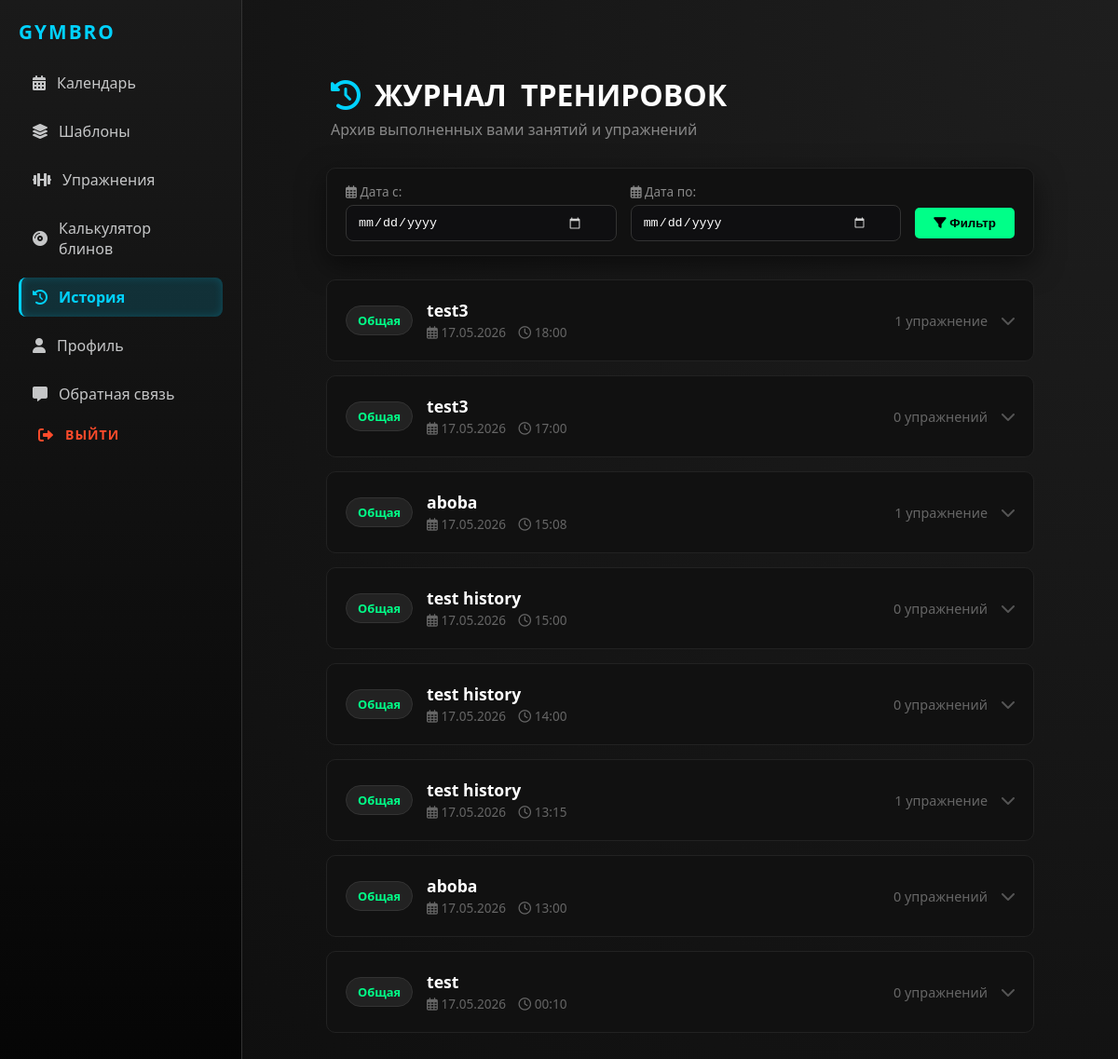
The page /web/history (signed in) on the database its author committed.
### tables this page shows
CREATE TABLE workout_sessions (
    id INTEGER PRIMARY KEY,
    user_id INTEGER NOT NULL,
    template_id INTEGER,
    name TEXT,
    date TEXT NOT NULL,
    times INTEGER,
    notes TEXT,
    status TEXT NOT NULL CHECK (status IN ('planned', 'completed', 'missed')),
    FOREIGN KEY (user_id) REFERENCES users(id) ON DELETE CASCADE,
    FOREIGN KEY (template_id) REFERENCES workout_templates(id) ON DELETE SET NULL
);

### backend/main.py (the view)
@app.get("/web/history", response_class=HTMLResponse, tags=["Web UI"])
async def show_history_page(
    request: Request,
    date_from: Optional[str] = Query(None),
    date_to: Optional[str] = Query(None)
):
    user_id = request.cookies.get("user_id")
    if not user_id:
        return RedirectResponse(url="/", status_code=303)
    conn = get_db_connection()
    conn.row_factory = sqlite3.Row
    cur = conn.cursor()
    query = """
        SELECT ws.id, ws.name, ws.date, ws.template_id, wt.category as template_category
        FROM workout_sessions ws
        LEFT JOIN workout_templates wt ON ws.template_id = wt.id
        WHERE ws.user_id = ? AND ws.status = 'completed'
    """
    params = [int(user_id)]
    if date_from:
        query += " AND substr(ws.date, 1, 10) >= ?"
        params.append(date_from)
    if date_to:
        query += " AND substr(ws.date, 1, 10) <= ?"
        params.append(date_to)
    query += " ORDER BY ws.date DESC"
    cur.execute(query, tuple(params))
    sessions_rows = cur.fetchall()
    sessions = []
    for row in sessions_rows:
        session_dict = dict(row)
        session_id = session_dict['id']
        workout_name = (session_dict.get('name') or "").lower()
        db_category = session_dict.get('template_category')
        if not db_category:
            if any(word in workout_name for word in ["жим", "присед", "тяга", "грудь", "руки", "спина", "ноги", "силов", "бицепс", "трицепс"]):
                session_dict['category'] = "Силовая"
            elif any(word in workout_name for word in ["бег", "кардио", "вело", "дорожка", "эллипс", "скакалка", "кросс"]):
                session_dict['category'] = "Кардио"
            elif any(word in workout_name for word in ["растяж", "шпагат", "гибкост", "flex"]):
                session_dict['category'] = "Растяжка"
            elif any(word in workout_name for word in ["йога", "yoga", "асана", "медитац"]):
                session_dict['category'] = "Йога"
            else:
                session_dict['category'] = "Общая" # Если вообще ничего не совпало
        else:
            session_dict['category'] = db_category
        cur.execute("""
            SELECT se.sets, se.reps, se.weight, se.notes, e.name as exercise_name
            FROM session_exercises se
            JOIN exercises e ON se.exercise_id = e.id
            WHERE se.session_id = ?
        """, (session_id,))
        exercises_rows = cur.fetchall()
        session_dict['exercises'] = [dict(ex) for ex in exercises_rows]
        try:
            dt_str = session_dict['date'].replace('Z', '')
            if 'T' in dt_str:
                dt = datetime.fromisoformat(dt_str)
            else:
                dt = datetime.strptime(dt_str, "%Y-%m-%d %H:%M:%S")
            session_dict['formatted_date'] = dt.strftime("%d.%m.%Y")
            session_dict['formatted_time'] = dt.strftime("%H:%M")
        except:
            session_dict['formatted_date'] = session_dict['date']
            session_dict['formatted_time'] = ""
        sessions.append(session_dict)
    conn.close()
    return templates.TemplateResponse(
        request=request,
        name="history.html",
        context={
            "sessions": sessions,
            "date_from": date_from,
            "date_to": date_to
        }
    )

### frontend/templates/history.html (shortened to what this page needs)
{% extends "base.html" %}
{% block content %}
<div class="template-container" style="max-width: 800px; margin: 0 auto; padding: 20px;">
    <div class="catalog-header-box" style="margin-bottom: 30px; text-align: left; padding-left: 5px;">
        <h1><i class="fas fa-history"></i> ЖУРНАЛ <span>ТРЕНИРОВОК</span></h1>
        <p style="color: #888; margin-top: 5px;">Архив выполненных вами занятий и упражнений</p>
    </div>
    <div class="form-card" style="background: #111; border: 1px solid #222; border-radius: 10px; padding: 15px 20px; margin-bottom: 25px;">
        <form method="get" action="/web/history" style="display: flex; flex-wrap: wrap; gap: 15px; align-items: flex-end;">
            <div style="display: flex; flex-direction: column; gap: 5px; flex: 1; min-width: 150px;">
                <label style="color: #888; font-size: 0.85rem;"><i class="far fa-calendar-alt"></i> Дата с:</label>
                <input type="date" name="date_from" value="{{ date_from or '' }}" class="input-styled" style="background: #0a0a0a; border: 1px solid #222; color: #fff; padding: 8px 12px; border-radius: 5px; width: 100%;">
            </div>
            <div style="display: flex; flex-direction: column; gap: 5px; flex: 1; min-width: 150px;">
                <label style="color: #888; font-size: 0.85rem;"><i class="far fa-calendar-alt"></i> Дата по:</label>
                <input type="date" name="date_to" value="{{ date_to or '' }}" class="input-styled" style="background: #0a0a0a; border: 1px solid #222; color: #fff; padding: 8px 12px; border-radius: 5px; width: 100%;">
            </div>
            <div style="display: flex; gap: 10px;">
                <button type="submit" class="btn-primary" style="background: var(--green, #00ff88); color: #000; border: none; padding: 9px 20px; border-radius: 5px; font-weight: bold; cursor: pointer; transition: all 0.3s;">
                    <i class="fas fa-filter"></i> Фильтр
                </button>
            </div>
        </form>
    </div>
    {% if not sessions %}
        <div class="form-card" style="text-align: center; padding: 40px; border: 1px dashed #333;">
            <i class="fas fa-dumbbell" style="font-size: 3rem; color: #444; margin-bottom: 15px;"></i>
            <h3 style="color: #fff; margin-bottom: 10px;">История пока пуста</h3>
            <p style="color: #888; margin-bottom: 20px;">Завершите свою первую тренировку в календаре, чтобы зафиксировать результаты!</p>
        </div>
    {% else %}
        <div class="history-list" style="display: flex; flex-direction: column; gap: 15px;">
            {% for session in sessions %}
            <div class="" style="background: #111; border: 1px solid #222; border-radius: 10px; overflow: hidden; cursor: pointer; transition: all 0.3s ease;">
                    <div class="history-header" onclick="toggleHistoryCard(this)" style="padding: 20px; display: flex; justify-content: space-between; align-items: center; user-select: none;">
                        <div style="display: flex; align-items: center; gap: 15px;">
                            <div class="category-badge" style="background: #222; color: var(--green, #00ff88); padding: 6px 12px; border-radius: 20px; font-size: 0.8rem; font-weight: bold; border: 1px solid #333;">
                                {{ session.category or 'Общая' }}
                            </div>
                            <div>
                                <h3 style="color: #fff; margin: 0; font-size: 1.1rem;">{{ session.name }}</h3>
                                <span style="color: #666; font-size: 0.85rem;">
                                    <i class="far fa-calendar-alt"></i> {{ session.formatted_date }} {% if session.formatted_time %}<i class="far fa-clock" style="margin-left: 10px;"></i> {{ session.formatted_time }}{% endif %}
                                </span>
                            </div>
                        </div>
                        <div style="display: flex; align-items: center; gap: 15px;">
                            <span style="color: #666; font-size: 0.9rem;">
                                {{ session.exercises|length }} {{ 'упражнение' if session.exercises|length == 1 else 'упражнений' if session.exercises|length < 5 else 'упражнений' }}
                            </span>
                            <i class="fas fa-chevron-down arrow-icon" style="color: #555; transition: transform 0.3s ease;"></i>
                        </div>
                    </div>
                </div>
            {% endfor %}
        </div>
    {% endif %}
</div>
{% endblock %}

### frontend/static/css/style.css (style rules this page uses)
:root { --metal-dark: #121212; --steel-gray: #2c3e50; --silver: #e0e0e0; --cyan-accent: #00d2ff; --cyan-glow: 0 0 10px rgba(0, 210, 255, 0.5); }
* { box-sizing: border-box; margin: 0; padding: 0; }
body { color: var(--silver); font-family: 'Segoe UI', Tahoma, Geneva, Verdana, sans-serif; min-height: 100vh; background: #0f0f0f; }
body.dashboard-body { display: flex; flex-direction: row; background: #0f0f0f; height: 100vh; overflow: hidden; }
.dashboard-body { display: flex; flex-direction: row; overflow: hidden; }
.catalog-header-box { margin: 20px 0 40px 0; }
.catalog-header-box h1 { font-size: 32px; font-weight: 800; color: #ffffff; display: flex; align-items: center; gap: 15px; text-transform: none !important; }
.catalog-header-box h1 i { color: #00d2ff; }
.template-container { max-width: 1200px; margin: 0 auto; padding: 20px; }
.form-card { background: #161618; border: 1px solid #2a2a2e; border-radius: 12px; padding: 24px; box-shadow: 0 10px 30px rgba(0,0,0,0.5); }
.input-styled { width: 100%; background: #0f0f11 !important; border: 1px solid #333 !important; border-radius: 8px !important; padding: 10px 35px 10px 12px !important; color: #fff !important; appearance: none; -webkit-appearance: none; background-repeat: no-repeat; background-position: calc(100% - 10px) center; background-size: 18px; transition: all 0.3s; }
:root { --chart-text: #888888; --chart-grid: rgba(255, 255, 255, 0.05); --chart-accent: #00d2ff; }
:root { --bg-base: #08080a; --bg-card: #121216; --bg-sidebar: #0d0d10; --border-soft: rgba(255, 255, 255, 0.035); --border-glow: rgba(0, 210, 255, 0.15); --text-main: #f5f6f8; --text-muted: #868e96; --text-darker: #495057; --cyan: #00d2ff; --cyan-glow: 0 0 15px rgba(0, 210, 255, 0.35); --green: #00ff88; --green-glow: 0 0 15px rgba(0, 255, 136, 0.25); --fire: #ff5e3a; --font: 'Segoe UI', system-ui, -apple-system, sans-serif; --transition-smooth: all 0.25s cubic-bezier(0.4, 0, 0.2, 1); }
* { box-sizing: border-box; margin: 0; padding: 0; -webkit-font-smoothing: antialiased; }
body { background-color: var(--bg-base); color: var(--text-main); font-family: var(--font); min-height: 100vh; }
body.dashboard-body { display: flex; flex-direction: row; background: #0f0f0f; min-height: 100vh; }
.catalog-header-box { text-align: left !important; padding-left: 5px; }
.form-card button[type="submit"] { margin-bottom: 3px; }

### rows shown on the page
workout_sessions: category "Общая", name "test3", formatted_date "17.05.2026", formatted_time "18:00", exercises|length "1", exercises "упражнение"
workout_sessions: category "Общая", name "test3", formatted_date "17.05.2026", formatted_time "17:00", exercises|length "0", exercises "упражнений"
workout_sessions: category "Общая", name "aboba", formatted_date "17.05.2026", formatted_time "15:08", exercises|length "1", exercises "упражнение"
workout_sessions: category "Общая", name "test history", formatted_date "17.05.2026", formatted_time "15:00", exercises|length "0", exercises "упражнений"
workout_sessions: category "Общая", name "test history", formatted_date "17.05.2026", formatted_time "14:00", exercises|length "0", exercises "упражнений"
workout_sessions: category "Общая", name "test history", formatted_date "17.05.2026", formatted_time "13:15", exercises|length "1", exercises "упражнение"
workout_sessions: category "Общая", name "aboba", formatted_date "17.05.2026", formatted_time "13:00", exercises|length "0", exercises "упражнений"
workout_sessions: category "Общая", name "test", formatted_date "17.05.2026", formatted_time "00:10", exercises|length "0", exercises "упражнений"
